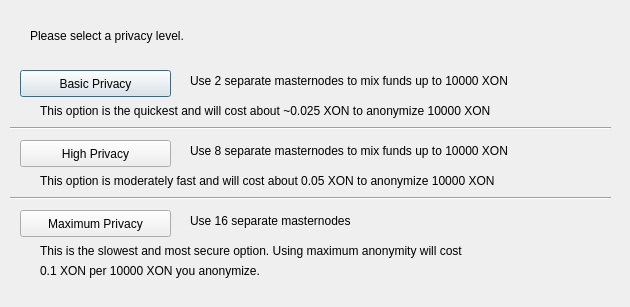
<?xml version="1.0" encoding="UTF-8"?>
<ui version="4.0">
 <class>ObfuscationConfig</class>
 <widget class="QDialog" name="ObfuscationConfig">
  <property name="geometry">
   <rect>
    <x>0</x>
    <y>0</y>
    <width>630</width>
    <height>307</height>
   </rect>
  </property>
  <property name="windowTitle">
   <string>Configure Obfuscation</string>
  </property>
  <widget class="QPushButton" name="buttonBasic">
   <property name="geometry">
    <rect>
     <x>20</x>
     <y>70</y>
     <width>151</width>
     <height>27</height>
    </rect>
   </property>
   <property name="text">
    <string>Basic Privacy</string>
   </property>
  </widget>
  <widget class="QPushButton" name="buttonHigh">
   <property name="geometry">
    <rect>
     <x>20</x>
     <y>140</y>
     <width>151</width>
     <height>27</height>
    </rect>
   </property>
   <property name="text">
    <string>High Privacy</string>
   </property>
  </widget>
  <widget class="QPushButton" name="buttonMax">
   <property name="geometry">
    <rect>
     <x>20</x>
     <y>210</y>
     <width>151</width>
     <height>27</height>
    </rect>
   </property>
   <property name="text">
    <string>Maximum Privacy</string>
   </property>
  </widget>
  <widget class="QLabel" name="label">
   <property name="geometry">
    <rect>
     <x>30</x>
     <y>20</y>
     <width>571</width>
     <height>31</height>
    </rect>
   </property>
   <property name="text">
    <string>Please select a privacy level.</string>
   </property>
  </widget>
  <widget class="QLabel" name="label_2">
   <property name="geometry">
    <rect>
     <x>190</x>
     <y>70</y>
     <width>421</width>
     <height>21</height>
    </rect>
   </property>
   <property name="text">
    <string>Use 2 separate masternodes to mix funds up to 10000 XON</string>
   </property>
  </widget>
  <widget class="QLabel" name="label_3">
   <property name="geometry">
    <rect>
     <x>190</x>
     <y>140</y>
     <width>411</width>
     <height>21</height>
    </rect>
   </property>
   <property name="text">
    <string>Use 8 separate masternodes to mix funds up to 10000 XON</string>
   </property>
  </widget>
  <widget class="QLabel" name="label_4">
   <property name="geometry">
    <rect>
     <x>190</x>
     <y>210</y>
     <width>421</width>
     <height>21</height>
    </rect>
   </property>
   <property name="text">
    <string>Use 16 separate masternodes</string>
   </property>
  </widget>
  <widget class="QLabel" name="label_6">
   <property name="geometry">
    <rect>
     <x>40</x>
     <y>100</y>
     <width>561</width>
     <height>21</height>
    </rect>
   </property>
   <property name="text">
    <string>This option is the quickest and will cost about ~0.025 XON to anonymize 10000 XON</string>
   </property>
  </widget>
  <widget class="QLabel" name="label_7">
   <property name="geometry">
    <rect>
     <x>40</x>
     <y>170</y>
     <width>561</width>
     <height>21</height>
    </rect>
   </property>
   <property name="text">
    <string>This option is moderately fast and will cost about 0.05 XON to anonymize 10000 XON</string>
   </property>
  </widget>
  <widget class="QLabel" name="label_8">
   <property name="geometry">
    <rect>
     <x>40</x>
     <y>240</y>
     <width>561</width>
     <height>21</height>
    </rect>
   </property>
   <property name="text">
    <string>This is the slowest and most secure option. Using maximum anonymity will cost</string>
   </property>
  </widget>
  <widget class="QLabel" name="label_9">
   <property name="geometry">
    <rect>
     <x>40</x>
     <y>260</y>
     <width>561</width>
     <height>21</height>
    </rect>
   </property>
   <property name="text">
    <string>0.1 XON per 10000 XON you anonymize.</string>
   </property>
  </widget>
  <widget class="Line" name="line">
   <property name="geometry">
    <rect>
     <x>10</x>
     <y>120</y>
     <width>601</width>
     <height>16</height>
    </rect>
   </property>
   <property name="orientation">
    <enum>Qt::Horizontal</enum>
   </property>
  </widget>
  <widget class="Line" name="line_2">
   <property name="geometry">
    <rect>
     <x>10</x>
     <y>190</y>
     <width>601</width>
     <height>16</height>
    </rect>
   </property>
   <property name="orientation">
    <enum>Qt::Horizontal</enum>
   </property>
  </widget>
 </widget>
 <resources/>
 <connections/>
</ui>
